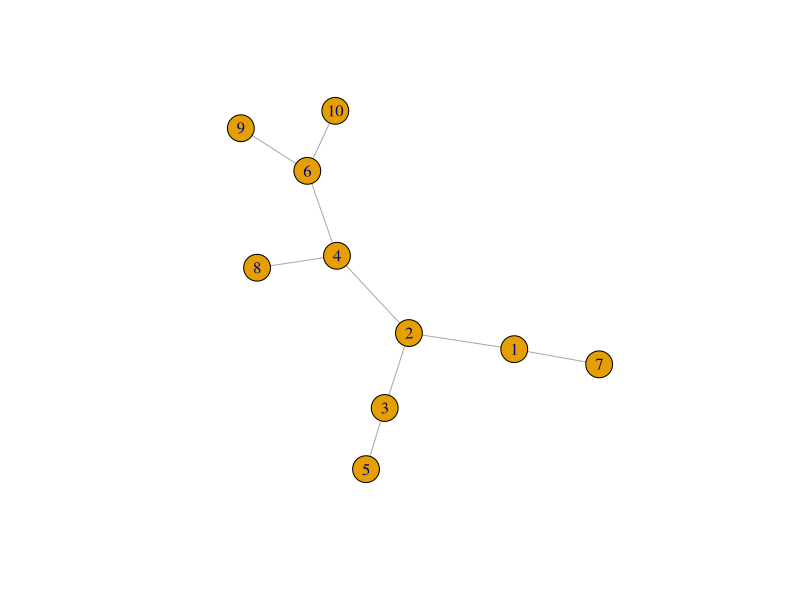
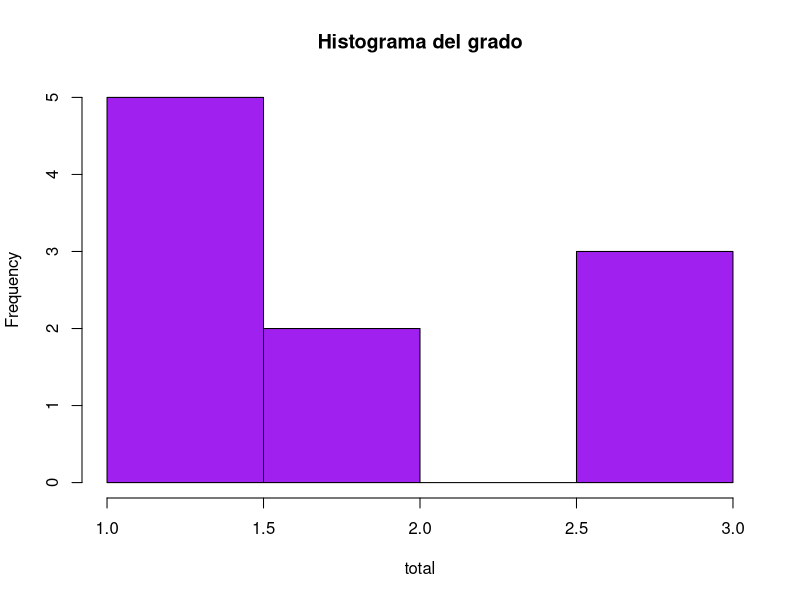
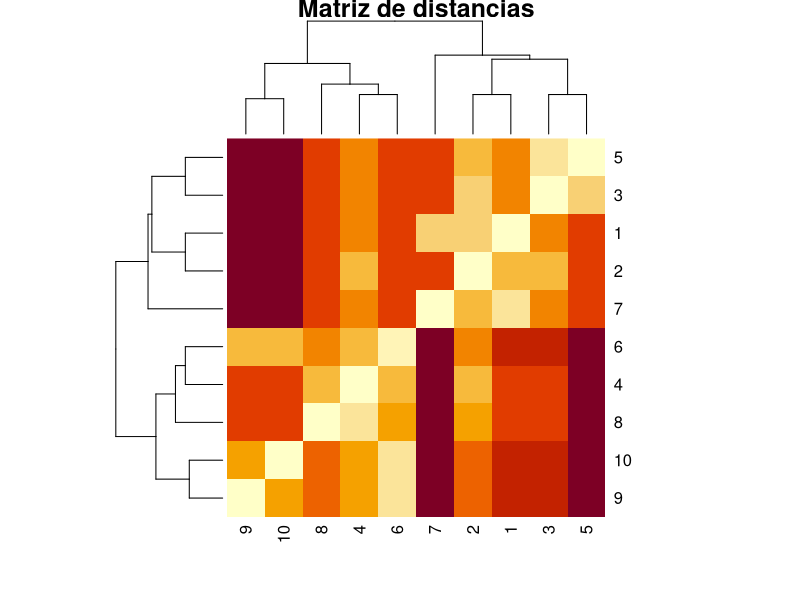
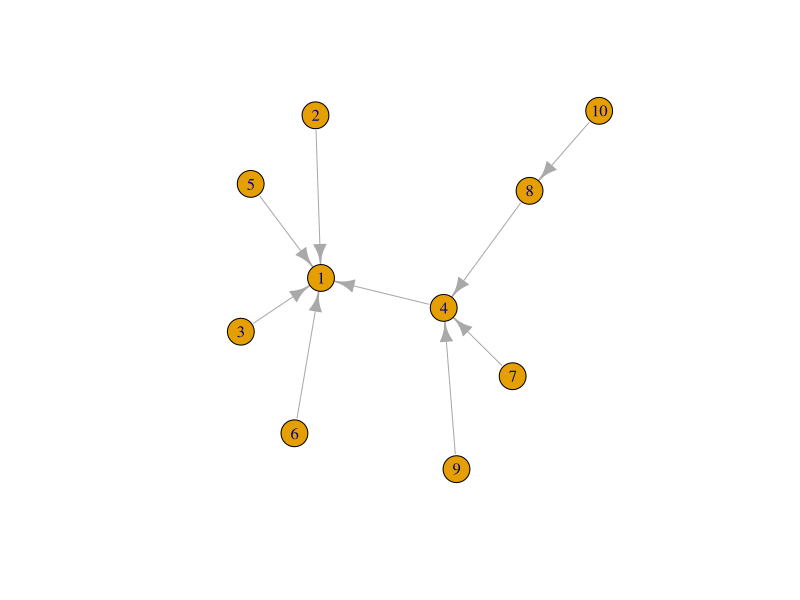
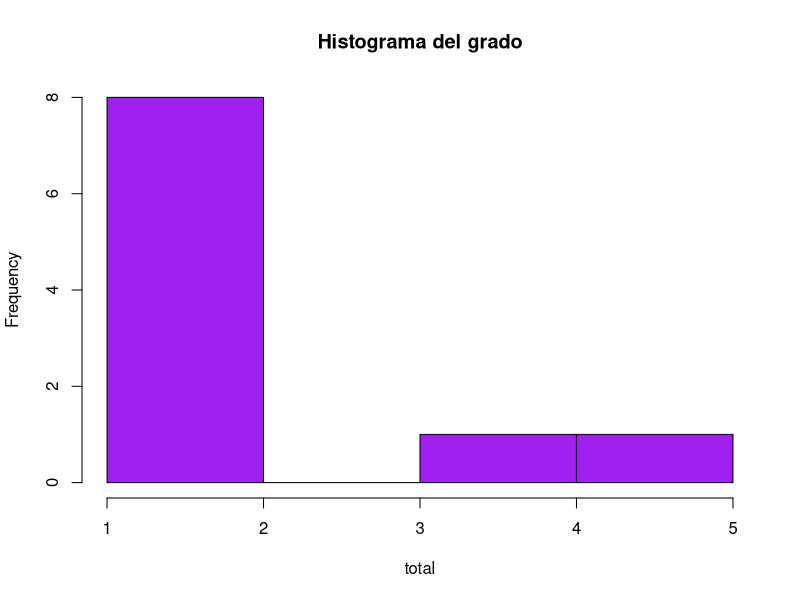
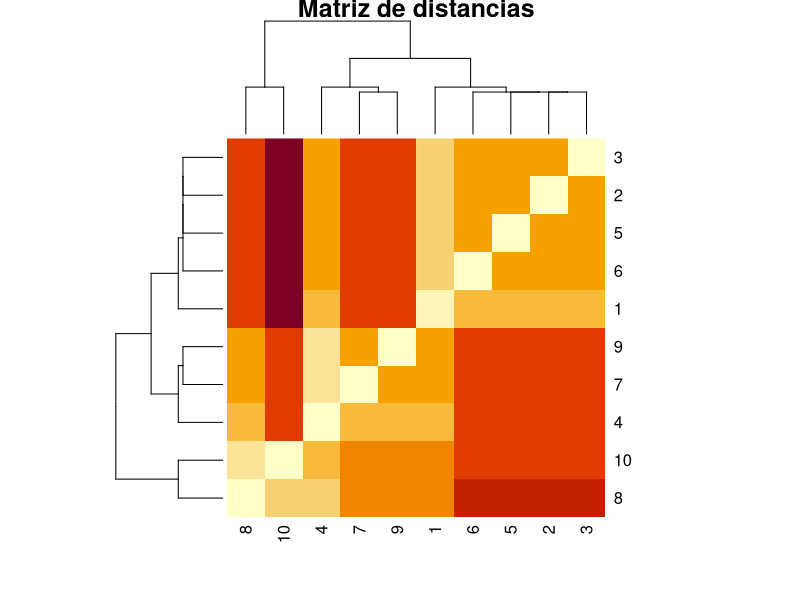
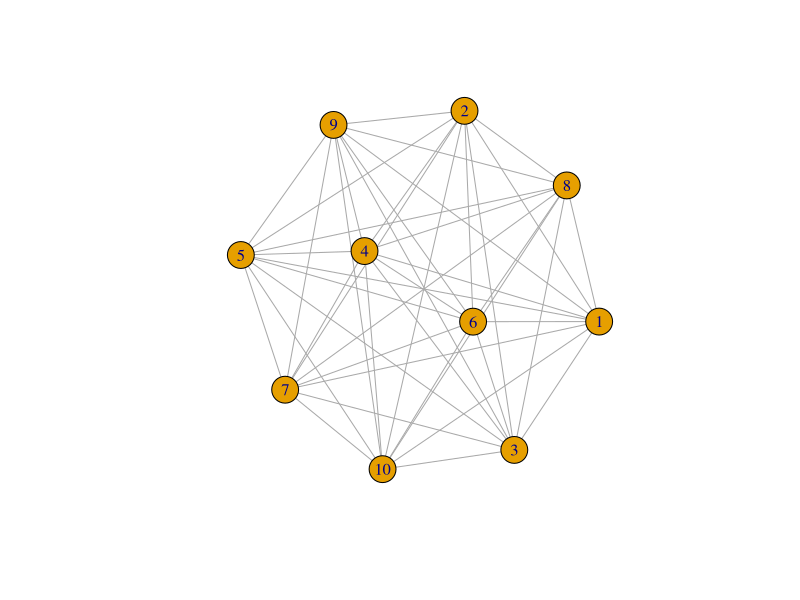
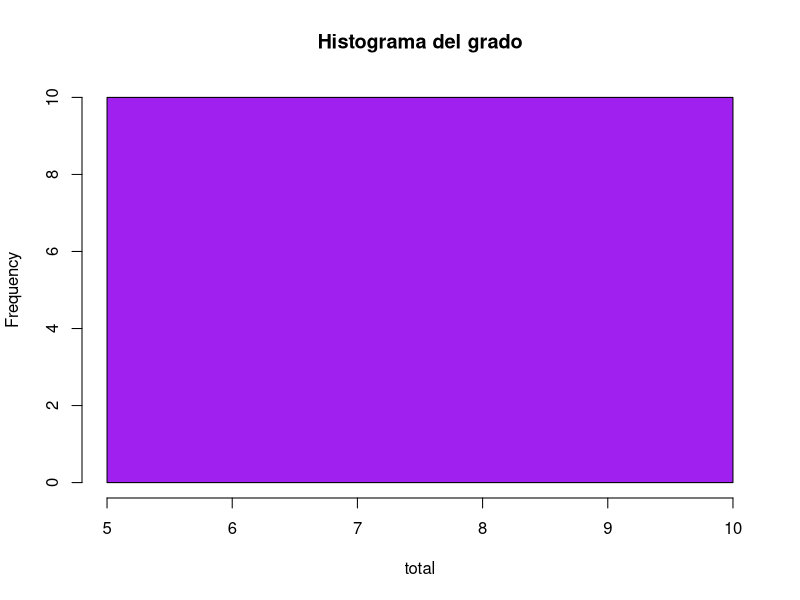

These figures' R source, in order:
###PREGUNTAS###
library(igraph)

calculo_total <- function(grafo){
#Número de conexiones
  ecount(grafo)->conexiones
  print(conexiones)
  cat("#conexiones:", conexiones, "\n")
#Número de nodos
  vcount(grafo)->nodos
  print(nodos)
  cat("#nodos:", nodos, "\n")
  
  #Degree
degree(grafo, mode = "total")->total
print(total)
cat("#degree:", total, "\n")

#Average degree
ava_degree <- total/nodos
print(ava_degree)
cat("degreeavarage:", ava_degree, "\n")
#Degree distribution
  hist(total, col="purple", main="Histograma del grado")
#Density
densi <- conexiones/(nodos * (nodos-1))
print(densi)
cat("densidad:", densi, "\n")
#Adjacency matrix
adj_mat <- as.matrix(as_adjacency_matrix(grafo))
View(adj_mat)
#Matriz de distancia
distances(grafo)
dist_matrix <- distances(grafo)
heatmap(dist_matrix, main="Matriz de distancias")

#Diámetro
diameter(grafo)->diametro
print(diametro)
cat("diametro:", diametro, "\n")
#Coeficiente de clusterización
transitivity(grafo, type = "local")->cluster_1
print(cluster_1)
cat("cluster local:", cluster_1, "\n")
}

###RED 1
red1 <- make_graph(edges = c(6,10, 6,9, 6,4, 4,8, 4,2, 2,1, 2,3, 3,5, 1,7), directed = FALSE)
plot(red1)
calculo_total(red1)

###RED 2
red2 <- make_graph(edges = c(5,1, 2,1,3,1,6,1, 4,1, 7,4, 9,4,8,4,10,8), directed = TRUE)
plot(red2)
calculo_total(red2)

###RED 3
red3 <- make_full_graph(10, directed = FALSE)
plot(red3)
calculo_total(red3)

###RED 4
red4 <- make_graph(edges=c(1,7, 1,8, 2,5, 2,10, 3,6, 3,9, 4,2, 4,10, 5,1, 5,7,
                                    6,1, 6,10, 7,8, 8,6, 9,1, 9,4, 10,3, 10,6), directed = TRUE)
plot(red4)
calculo_total(red4)
###RED 5
red5 <- make_graph(edges = c(2,7,5,7,3,7,3,1, 7,1,7,8,8,6,8,10,8,9,1,10,10,4,9,10,6,4), directed = FALSE)
plot(red5)
calculo_total(red5)

###REd 6
red6 <- make_graph(edges = c(4,9,4,8,2,4,2,5,5,10,1,2,1,3,3,7,3,6), 
                   directed = TRUE)
plot(red6)
calculo_total(red6)
#################################################################################
karate<-make_graph("Zachary")
calculo_total(karate)
mean_distance(karate)
